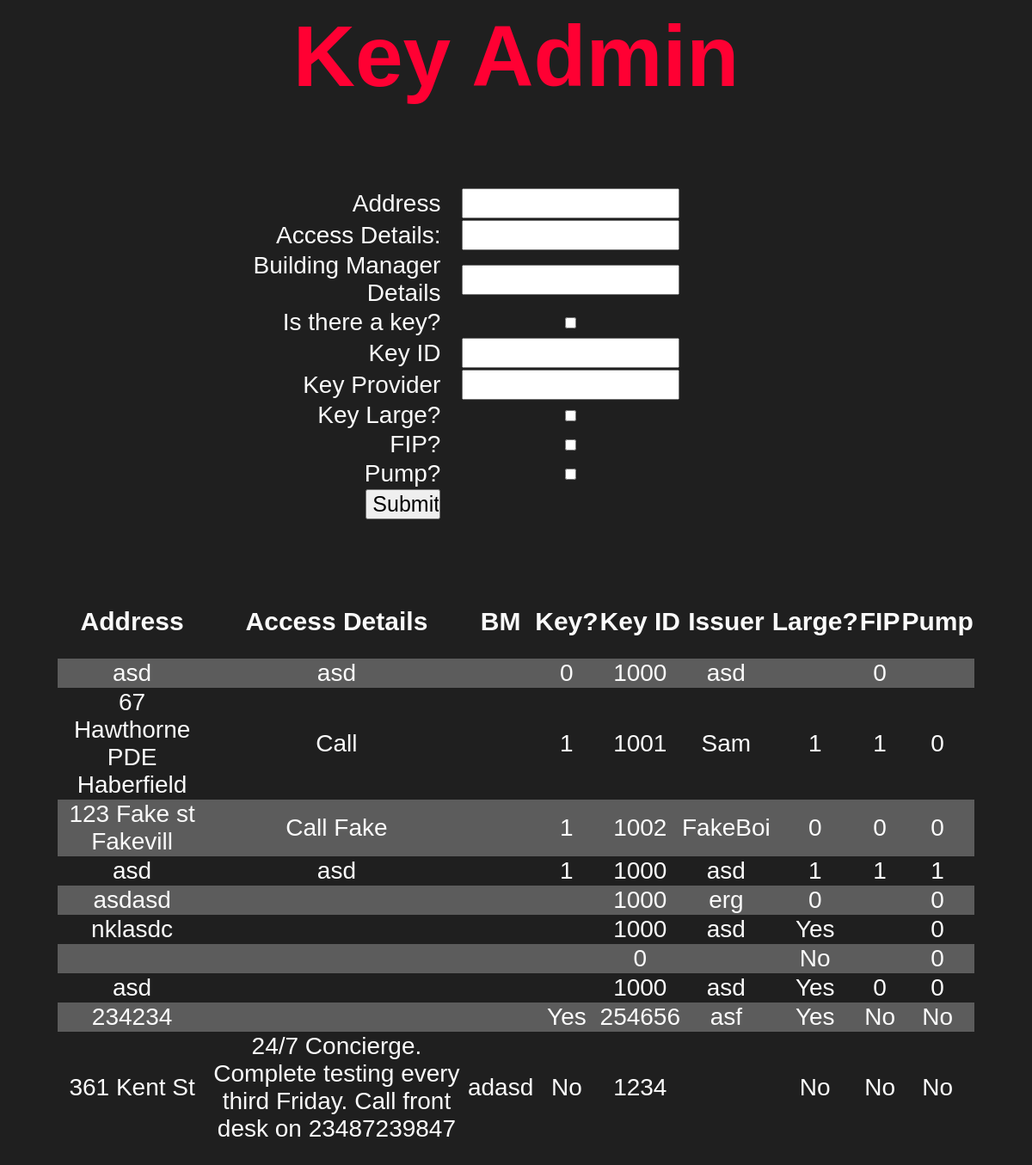
The app's page /dataEntry.php with its own data.
### tables this page shows
CREATE TABLE "keys" (
	"id_number"	INTEGER,
	"address"	TEXT,
	"key_holder"	TEXT,
	"date_of_issue"	TEXT,
	"key_provider"	TEXT,
	"large"	TEXT,
	"fip"	TEXT,
	"pump"	TEXT,
	"access"	TEXT,
	"is_key"	TEXT,
	"unique"	INTEGER UNIQUE,
	"monthly"	TEXT,
	"bm"	TEXT,
	PRIMARY KEY("unique" AUTOINCREMENT)
);

### dataEntry.php (the view, shortened to what this page needs)
<html>
<head>
</head>
<h1>
    Key Admin
</h1>
<pre>
</pre>
<body>
<table class="input">
<form action="dataEntry.php" method="post">
    <tr class="input"><td class="label"><label for="address">Address</label></td>
    <td><input type="text" name="address"></td></tr>
    <tr class="input"><td class="label"><label for="access">Access Details:</label></td>
    <td><input type="text" name="access"></td></tr>
    <tr class="input"><td class="label"><label for="bm">Building Manager Details</label></td>
    <td><input type="text" name="bm"></td></tr>
    <tr class="input"><td class="label"><label for="is_key">Is there a key?</label></td>
    <td><input type="checkbox" class="check" name="is_key"></td></tr>
    <tr class="input"><td class="label"><label for="id_number">Key ID</label></td>
    <td><input type="number" name="id_number"></td></tr>
    <tr class="input"><td class="label"><label for="key_provider">Key Provider</label></td>
    <td><input type="text" name="key_provider"></td></tr>
    <tr class="input"><td class="label"><label for="large">Key Large?</label></td>
    <td><input type="checkbox" class="check" name="large"></td></tr>
    <tr class="input"><td class="label"><label for="fip">FIP?</label></td>
    <td><input type="checkbox" class="check" name="fip"></td></tr>
    <tr class="input"><td class="label"><label for="pump">Pump?</label></td>
    <td><input type="checkbox" class="check" name="pump"></td></tr>
    <tr class="input"><td class="label"><input style="width: 30%; height: 100%;" type="submit" value="Submit" name="submit"></td></tr>
</form>
</table>
<table class="keys">
    <tr>
        <td><h2>Address</h2></td>
        <td><h2>Access Details</h2></td>
        <td><h2>BM</h2></td>
        <td><h2>Key?</h2></td>
        <td><h2>Key ID</h2></td>
        <td><h2>Issuer</h2></td>
        <td><h2>Large?</h2></td>
        <td class="fip"><h2>FIP</h2></td>
        <td><h2>Pump</h2></td>
    </tr>
<?php
$pdo = new PDO('sqlite:keys.db');
$statement = $pdo->query("SELECT * from keys");
$keys = $statement->fetchAll(PDO::FETCH_ASSOC);
foreach ($keys as $row => $key) {
    echo "<tr><h3>";
    echo "<td>" . $key['address'] . "</td>";
    echo "<td>" . $key['access'] . "</td>";
    echo "<td>" . $key['bm'] . "</td>";
    echo "<td>" . $key['is_key'] . "</td>";
    echo "<td>" . $key['id_number'] . "</td>";
    echo "<td>" . $key['key_provider'] . "</td>";
    echo "<td>" . $key['large'] . "</td>";
    echo "<td>" . $key['fip'] . "</td>";
    echo "<td>" . $key['pump'] . "</td>";
    echo "</h3></tr>";
}
echo "</table>";
?>
</body>
</html>

### dataEntry.php (style rules this page uses)
body { font-family: Century Gothic, CenturyGothic, AppleGothic, sans-serif; background: #1f1f1f; color: #fafafa; }
table, tr, td { border: none; border-collapse: collapse; }
tr:nth-child(even) { background-color: #5c5c5c; }
table.keys { width: 90%; margin: 100px auto; text-align: center; }
tr { height: 30px; font-size: 23px; }
td { font-size: 28px; }
table.input { width: 50%; text-align: center; margin-left: 18%; margin-top: 0%; }
tr.input { background-color: #1f1f1f; }
td.label { text-align: right; }
label { text-align: right; }
h1 { font-size: 100px; text-align: center; color: #ff0033 }
h2 { font-size: 30px; }
h3 { font-size: 20px; }
input { font-size: 25px; resize: none; font-family: Century Gothic, CenturyGothic, AppleGothic, sans-serif; width: 85%; height: 80%; }
input.check { height: 80%; }

### records on screen
keys: address "asd", access "asd", is_key "0", id_number "1000", key_provider "asd", fip "0"
keys: address "67 Hawthorne PDE Haberfield", access "Call", is_key "1", id_number "1001", key_provider "Sam", large "1", fip "1", pump "0"
keys: address "123 Fake st Fakevill", access "Call Fake", is_key "1", id_number "1002", key_provider "FakeBoi", large "0", fip "0", pump "0"
keys: address "asd", access "asd", is_key "1", id_number "1000", key_provider "asd", large "1", fip "1", pump "1"
keys: address "asdasd", id_number "1000", key_provider "erg", large "0", pump "0"
keys: address "nklasdc", id_number "1000", key_provider "asd", large "Yes", pump "0"
keys: id_number "0", large "No", pump "0"
keys: address "asd", id_number "1000", key_provider "asd", large "Yes", fip "0", pump "0"
keys: address "234234", is_key "Yes", id_number "254656", key_provider "asf", large "Yes", fip "No", pump "No"
keys: address "361 Kent St", access "24/7 Concierge. Complete testing every third Friday. Call front desk on 23487239847", bm "adasd", is_key "No", id_number "1234", large "No", fip "No", pump "No"
